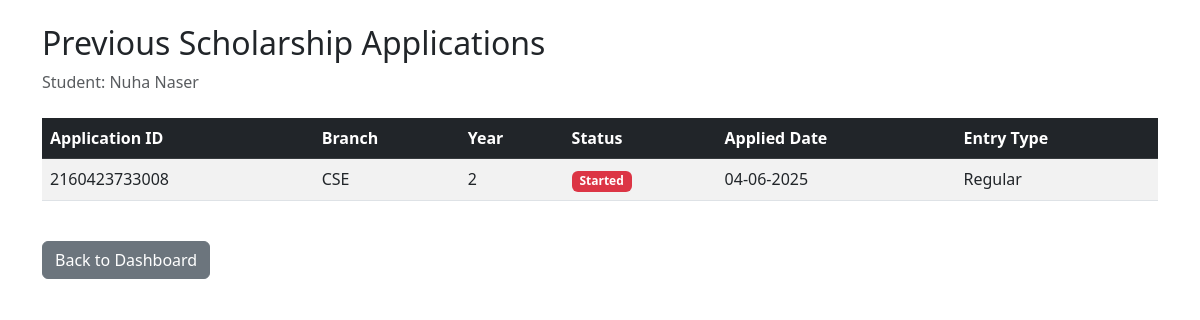
Page /previous_applications (signed in) on the earlier database version.
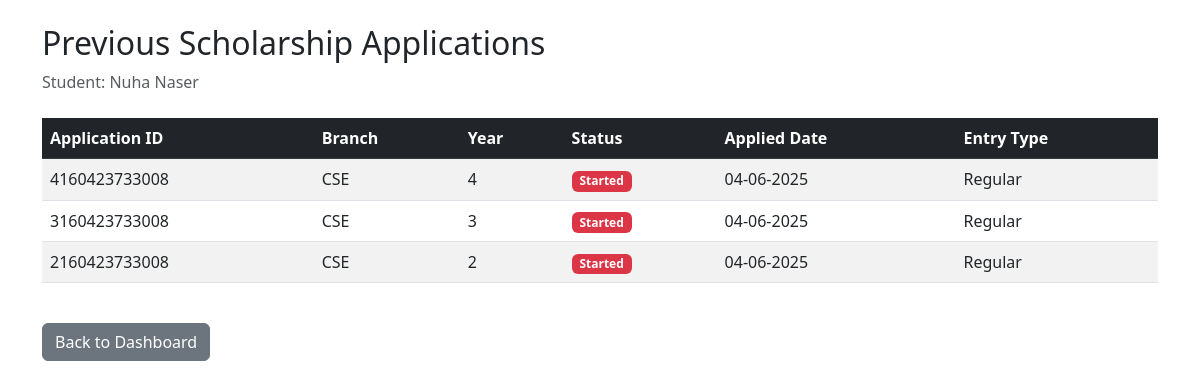
Same page on the later database version.
### models.py (models this page shows, shortened)
class Student(db.Model):
    user_id = db.Column(db.Integer, primary_key=True, autoincrement=True)
    username = db.Column(db.String(80), nullable=False)
    email = db.Column(db.String(120), unique=True, nullable=False)
    password = db.Column(db.String(80), unique=True, nullable=False)
    roll_number = db.Column(db.String(80), unique=True, nullable=False)
    is_verified = db.Column(db.Boolean, default=False)

class ScholarshipApplication(db.Model):
    id = db.Column(db.String(20), primary_key=True)
    roll_number = db.Column(db.String(80), nullable=False)
    branch = db.Column(db.String(80), nullable=False)
    year = db.Column(db.String(20), nullable=False)
    lateral_entry = db.Column(db.Boolean, default=False)  # LE field
    scholarship_state = db.Column(db.String(80), default='pending')
    created_at = db.Column(db.DateTime, default=datetime.utcnow)

### main.py (the view)
@app.route('/previous_applications')
def previous_applications():
    try:
        if 'user_id' not in session or session.get('user_type') != 'student':
            return redirect(url_for('login'))
        student = Student.query.get(session['user_id'])
        if not student:
            return redirect(url_for('login'))
        roll_number = student.email.split('@')[0]
        applications = ScholarshipApplication.query\
            .filter_by(roll_number=roll_number)\
            .order_by(ScholarshipApplication.created_at.desc())\
            .all()
        formatted_applications = [{
            'application_id': app.id,
            'roll_number': app.roll_number,
            'branch': app.branch,
            'year': app.year,
            'status': app.scholarship_state,
            'applied_date': app.created_at.strftime('%d-%m-%Y'),
            'is_lateral_entry': app.lateral_entry
        } for app in applications]
        return render_template('previous_applications.html',
                             applications=formatted_applications,
                             student_name=student.username)
    except Exception as e:
        return redirect(url_for('student_dashboard'))

### templates/previous_applications.html (shortened to what this page needs)
<!DOCTYPE html>
<html lang="en">
<head>
    <link href="https://cdn.jsdelivr.net/npm/bootstrap@5.3.0/dist/css/bootstrap.min.css" rel="stylesheet">
</head>
<body>
    <div class="container mt-4">
        <h2>Previous Scholarship Applications</h2>
        <p class="text-muted">Student: {{ student_name }}</p>
        {% if applications %}
            <div class="table-responsive mt-4">
                <table class="table table-striped table-hover">
                    <thead class="table-dark">
                        <tr>
                            <th>Application ID</th>
                            <th>Branch</th>
                            <th>Year</th>
                            <th>Status</th>
                            <th>Applied Date</th>
                            <th>Entry Type</th>
                        </tr>
                    </thead>
                    <tbody>
                        {% for app in applications %}
                            <tr>
                                <td>{{ app.application_id }}</td>
                                <td>{{ app.branch }}</td>
                                <td>{{ app.year }}</td>
                                <td>
                                    <span class="badge {% if app.status == 'approved' %}bg-success
                                                      {% elif app.status == 'pending' %}bg-warning
                                                      {% else %}bg-danger{% endif %}">
                                        {{ app.status|title }}
                                    </span>
                                </td>
                                <td>{{ app.applied_date }}</td>
                                <td>{{ 'Lateral Entry' if app.is_lateral_entry else 'Regular' }}</td>
                            </tr>
                        {% endfor %}
                    </tbody>
                </table>
            </div>
        {% else %}
            <div class="alert alert-info mt-4">
                No previous applications found.
            </div>
        {% endif %}
        <div class="mt-4">
            <a href="{{ url_for('student_dashboard') }}" class="btn btn-secondary">Back to Dashboard</a>
        </div>
    </div>
</body>
</html>

Differences in the rows shown:
added ScholarshipApplication: application_id "4160423733008", branch "CSE", year "4", status "Started", applied_date "04-06-2025", is_lateral_entry "Regular"
added ScholarshipApplication: application_id "3160423733008", branch "CSE", year "3", status "Started", applied_date "04-06-2025", is_lateral_entry "Regular"
